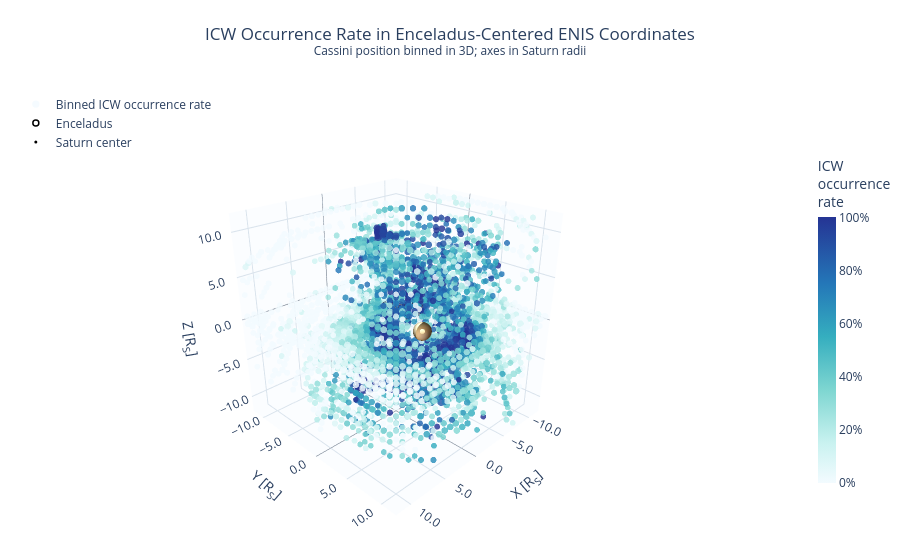

The notebook cell this image was saved under:
### Code cell
import numpy as np
import pandas as pd
import plotly.graph_objects as go

# ============================================================
# Settings
# ============================================================
RS_KM = 60268.0  # Saturn radius in km

n_bins = 28
min_count = 8

# Plot range in Saturn radii.
# Enceladus is at 0; Saturn should appear near x ~ 4 R_S.
# Increase this if you want a larger spatial domain.
plot_extent_RS = 12

cassini_cols_km = ["x_enis_km", "y_enis_km", "z_enis_km"]
saturn_cols_km = ["saturn_x_enis_km", "saturn_y_enis_km", "saturn_z_enis_km"]

# ============================================================
# Prepare data
# ============================================================
cols = cassini_cols_km + saturn_cols_km + ["is_ICW"]
d = df[cols].dropna().copy()

# Cassini location in Enceladus-centered frame, in Saturn radii
d["x_RS"] = d["x_enis_km"] / RS_KM
d["y_RS"] = d["y_enis_km"] / RS_KM
d["z_RS"] = d["z_enis_km"] / RS_KM

# Saturn location in the same Enceladus-centered frame, in Saturn radii
d["saturn_x_RS"] = d["saturn_x_enis_km"] / RS_KM
d["saturn_y_RS"] = d["saturn_y_enis_km"] / RS_KM
d["saturn_z_RS"] = d["saturn_z_enis_km"] / RS_KM

d["is_ICW"] = d["is_ICW"].astype(int)

# Use median Saturn position because the dataframe contains tiny numerical variation
# or small orbital variation depending on how the ENIS frame was generated.
saturn_center = d[["saturn_x_RS", "saturn_y_RS", "saturn_z_RS"]].median().to_numpy()

print("Saturn center used [R_S]:", saturn_center)

# Keep only data inside plotting cube
inside = (
    (d["x_RS"].between(-plot_extent_RS, plot_extent_RS)) &
    (d["y_RS"].between(-plot_extent_RS, plot_extent_RS)) &
    (d["z_RS"].between(-plot_extent_RS, plot_extent_RS))
)

d_plot = d.loc[inside].copy()

if d_plot.empty:
    raise ValueError(
        "No Cassini samples are inside the selected plotting range. "
        "Increase plot_extent_RS."
    )

# ============================================================
# 3D binning
# ============================================================
coords = d_plot[["x_RS", "y_RS", "z_RS"]].to_numpy()
weights_icw = d_plot["is_ICW"].to_numpy()

edges = [
    np.linspace(-plot_extent_RS, plot_extent_RS, n_bins + 1),
    np.linspace(-plot_extent_RS, plot_extent_RS, n_bins + 1),
    np.linspace(-plot_extent_RS, plot_extent_RS, n_bins + 1),
]

total_counts, edges = np.histogramdd(coords, bins=edges)
icw_counts, _ = np.histogramdd(coords, bins=edges, weights=weights_icw)

with np.errstate(divide="ignore", invalid="ignore"):
    occurrence_rate = icw_counts / total_counts

mask = total_counts >= min_count

x_centers = 0.5 * (edges[0][:-1] + edges[0][1:])
y_centers = 0.5 * (edges[1][:-1] + edges[1][1:])
z_centers = 0.5 * (edges[2][:-1] + edges[2][1:])

Xc, Yc, Zc = np.meshgrid(
    x_centers,
    y_centers,
    z_centers,
    indexing="ij"
)

binned = pd.DataFrame({
    "x": Xc[mask],
    "y": Yc[mask],
    "z": Zc[mask],
    "n_total": total_counts[mask].astype(int),
    "n_ICW": icw_counts[mask].astype(int),
    "occurrence_rate": occurrence_rate[mask],
})

# Marker size encodes number of samples in the bin
binned["marker_size"] = (
    3.5
    + 7.5 * np.log1p(binned["n_total"])
    / np.log1p(binned["n_total"].max())
)

binned["hover"] = (
    "<b>ICW occurrence rate:</b> " + binned["occurrence_rate"].map("{:.2%}".format) +
    "<br><b>Total samples:</b> " + binned["n_total"].astype(str) +
    "<br><b>ICW samples:</b> " + binned["n_ICW"].astype(str) +
    "<br><b>x:</b> " + binned["x"].map("{:.2f}".format) + " R<sub>S</sub>" +
    "<br><b>y:</b> " + binned["y"].map("{:.2f}".format) + " R<sub>S</sub>" +
    "<br><b>z:</b> " + binned["z"].map("{:.2f}".format) + " R<sub>S</sub>"
)

# ============================================================
# Saturn sphere
# ============================================================
def make_sphere(center, radius=1.0, n_theta=96, n_phi=48):
    theta = np.linspace(0, 2 * np.pi, n_theta)
    phi = np.linspace(0, np.pi, n_phi)

    x = center[0] + radius * np.outer(np.sin(phi), np.cos(theta))
    y = center[1] + radius * np.outer(np.sin(phi), np.sin(theta))
    z = center[2] + radius * np.outer(np.cos(phi), np.ones_like(theta))

    # Synthetic shading field for a soft 3D look
    sx = (x - center[0]) / radius
    sy = (y - center[1]) / radius
    sz = (z - center[2]) / radius

    shade = 0.55 * sx - 0.25 * sy + 0.75 * sz
    shade = (shade - shade.min()) / (shade.max() - shade.min())

    return x, y, z, shade

sat_x, sat_y, sat_z, sat_shade = make_sphere(
    center=saturn_center,
    radius=1.0
)

saturn_colorscale = [
    [0.00, "#5f452d"],
    [0.25, "#a98252"],
    [0.50, "#d8b678"],
    [0.75, "#f0d79d"],
    [1.00, "#fff1c7"],
]

occurrence_colorscale = [
    [0.00, "#f3fbff"],
    [0.15, "#c9f2f0"],
    [0.35, "#7ed6d1"],
    [0.55, "#35aebf"],
    [0.75, "#2477b8"],
    [1.00, "#253494"],
]

# ============================================================
# Plot
# ============================================================
fig = go.Figure()

# Binned Cassini ICW occurrence rate
fig.add_trace(
    go.Scatter3d(
        x=binned["x"],
        y=binned["y"],
        z=binned["z"],
        mode="markers",
        marker=dict(
            size=binned["marker_size"],
            color=binned["occurrence_rate"],
            colorscale=occurrence_colorscale,
            cmin=0,
            cmax=1,
            opacity=0.82,
            line=dict(width=0),
            colorbar=dict(
                title="ICW<br>occurrence<br>rate",
                tickformat=".0%",
                len=0.72,
                thickness=18,
            ),
        ),
        text=binned["hover"],
        hoverinfo="text",
        name="Binned ICW occurrence rate",
    )
)

# Saturn as shaded sphere
fig.add_trace(
    go.Surface(
        x=sat_x,
        y=sat_y,
        z=sat_z,
        surfacecolor=sat_shade,
        colorscale=saturn_colorscale,
        showscale=False,
        opacity=0.96,
        lighting=dict(
            ambient=0.35,
            diffuse=0.85,
            specular=0.25,
            roughness=0.55,
            fresnel=0.10,
        ),
        lightposition=dict(
            x=30,
            y=-40,
            z=50,
        ),
        hoverinfo="skip",
        name="Saturn",
    )
)

# Enceladus at origin
fig.add_trace(
    go.Scatter3d(
        x=[0],
        y=[0],
        z=[0],
        mode="markers+text",
        marker=dict(
            size=6,
            color="white",
            line=dict(color="black", width=1.5),
        ),
        text=["Enceladus"],
        textposition="top center",
        hovertext=["Enceladus center<br>(0, 0, 0)"],
        hoverinfo="text",
        name="Enceladus",
    )
)

# Saturn center marker, useful for reference
fig.add_trace(
    go.Scatter3d(
        x=[saturn_center[0]],
        y=[saturn_center[1]],
        z=[saturn_center[2]],
        mode="markers+text",
        marker=dict(
            size=3,
            color="black",
        ),
        text=["Saturn"],
        textposition="top center",
        hovertext=[
            f"Saturn center<br>"
            f"x = {saturn_center[0]:.3f} R_S<br>"
            f"y = {saturn_center[1]:.3f} R_S<br>"
            f"z = {saturn_center[2]:.3f} R_S"
        ],
        hoverinfo="text",
        name="Saturn center",
    )
)

# ============================================================
# Layout
# ============================================================
fig.update_layout(
    title=dict(
        text=(
            "ICW Occurrence Rate in Enceladus-Centered ENIS Coordinates"
            "<br><sup>Cassini position binned in 3D; axes in Saturn radii</sup>"
        ),
        x=0.5,
        xanchor="center",
    ),
    scene=dict(
        xaxis=dict(
            title="X [R<sub>S</sub>]",
            range=[-plot_extent_RS, plot_extent_RS],
            tickformat=".1f",
            nticks=7,
            showbackground=True,
            backgroundcolor="#fbfdff",
            gridcolor="#d9e3ec",
            zerolinecolor="#6b7280",
        ),
        yaxis=dict(
            title="Y [R<sub>S</sub>]",
            range=[-plot_extent_RS, plot_extent_RS],
            tickformat=".1f",
            nticks=7,
            showbackground=True,
            backgroundcolor="#fbfdff",
            gridcolor="#d9e3ec",
            zerolinecolor="#6b7280",
        ),
        zaxis=dict(
            title="Z [R<sub>S</sub>]",
            range=[-plot_extent_RS, plot_extent_RS],
            tickformat=".1f",
            nticks=7,
            showbackground=True,
            backgroundcolor="#fbfdff",
            gridcolor="#d9e3ec",
            zerolinecolor="#6b7280",
        ),
        aspectmode="cube",
        camera=dict(
            eye=dict(x=1.7, y=1.7, z=1.15),
            center=dict(x=0, y=0, z=0),
        ),
    ),
    legend=dict(
        x=0.02,
        y=0.98,
        bgcolor="rgba(255,255,255,0.65)",
    ),
    margin=dict(l=0, r=0, t=80, b=0),
    paper_bgcolor="white",
    plot_bgcolor="white",
)

fig.show()

### Figure 1 — Plotly figure (JSON) as saved in the notebook; plotly's stock layout.template omitted (floating-point values rounded to 4 significant figures; data arrays with more than 128 entries replaced by an {"elided": "..."} marker saying what was removed)
{"data": [{"hoverinfo": "text", "marker": {"cmax": 1, "cmin": 0, "color": {"elided": "3776 float values"}, "colorbar": {"len": 0.72, "thickness": 18, "tickformat": ".0%", "title": {"text": "ICW<br>occurrence<br>rate"}}, "colorscale": [[0, "#f3fbff"], [0.15, "#c9f2f0"], [0.35, "#7ed6d1"], [0.55, "#35aebf"], [0.75, "#2477b8"], [1, "#253494"]], "line": {"width": 0}, "opacity": 0.82, "size": {"elided": "3776 float values"}}, "mode": "markers", "name": "Binned ICW occurrence rate", "text": {"elided": "3776 str values"}, "type": "scatter3d", "x": {"elided": "3776 float values"}, "y": {"elided": "3776 float values"}, "z": {"elided": "3776 float values"}}, {"colorscale": [[0, "#5f452d"], [0.25, "#a98252"], [0.5, "#d8b678"], [0.75, "#f0d79d"], [1, "#fff1c7"]], "hoverinfo": "skip", "lighting": {"ambient": 0.35, "diffuse": 0.85, "fresnel": 0.1, "roughness": 0.55, "specular": 0.25}, "lightposition": {"x": 30, "y": -40, "z": 50}, "name": "Saturn", "opacity": 0.96, "showscale": false, "surfacecolor": {"elided": "48x96 float values"}, "type": "surface", "x": {"elided": "48x96 float values"}, "y": {"elided": "48x96 float values"}, "z": {"elided": "48x96 float values"}}, {"hoverinfo": "text", "hovertext": ["Enceladus center<br>(0, 0, 0)"], "marker": {"color": "white", "line": {"color": "black", "width": 1.5}, "size": 6}, "mode": "markers+text", "name": "Enceladus", "text": ["Enceladus"], "textposition": "top center", "type": "scatter3d", "x": [0], "y": [0], "z": [0]}, {"hoverinfo": "text", "hovertext": ["Saturn center<br>x = 0.000 R_S<br>y = 3.950 R_S<br>z = 0.000 R_S"], "marker": {"color": "black", "size": 3}, "mode": "markers+text", "name": "Saturn center", "text": ["Saturn"], "textposition": "top center", "type": "scatter3d", "x": [1.411e-21], "y": [3.95], "z": [8.956e-20]}], "layout": {"legend": {"bgcolor": "rgba(255,255,255,0.65)", "x": 0.02, "y": 0.98}, "margin": {"b": 0, "l": 0, "r": 0, "t": 80}, "paper_bgcolor": "white", "plot_bgcolor": "white", "scene": {"aspectmode": "cube", "camera": {"center": {"x": 0, "y": 0, "z": 0}, "eye": {"x": 1.7, "y": 1.7, "z": 1.15}}, "xaxis": {"backgroundcolor": "#fbfdff", "gridcolor": "#d9e3ec", "nticks": 7, "range": [-12, 12], "showbackground": true, "tickformat": ".1f", "title": {"text": "X [R<sub>S</sub>]"}, "zerolinecolor": "#6b7280"}, "yaxis": {"backgroundcolor": "#fbfdff", "gridcolor": "#d9e3ec", "nticks": 7, "range": [-12, 12], "showbackground": true, "tickformat": ".1f", "title": {"text": "Y [R<sub>S</sub>]"}, "zerolinecolor": "#6b7280"}, "zaxis": {"backgroundcolor": "#fbfdff", "gridcolor": "#d9e3ec", "nticks": 7, "range": [-12, 12], "showbackground": true, "tickformat": ".1f", "title": {"text": "Z [R<sub>S</sub>]"}, "zerolinecolor": "#6b7280"}}, "title": {"text": "ICW Occurrence Rate in Enceladus-Centered ENIS Coordinates<br><sup>Cassini position binned in 3D; axes in Saturn radii</sup>", "x": 0.5, "xanchor": "center"}}}
